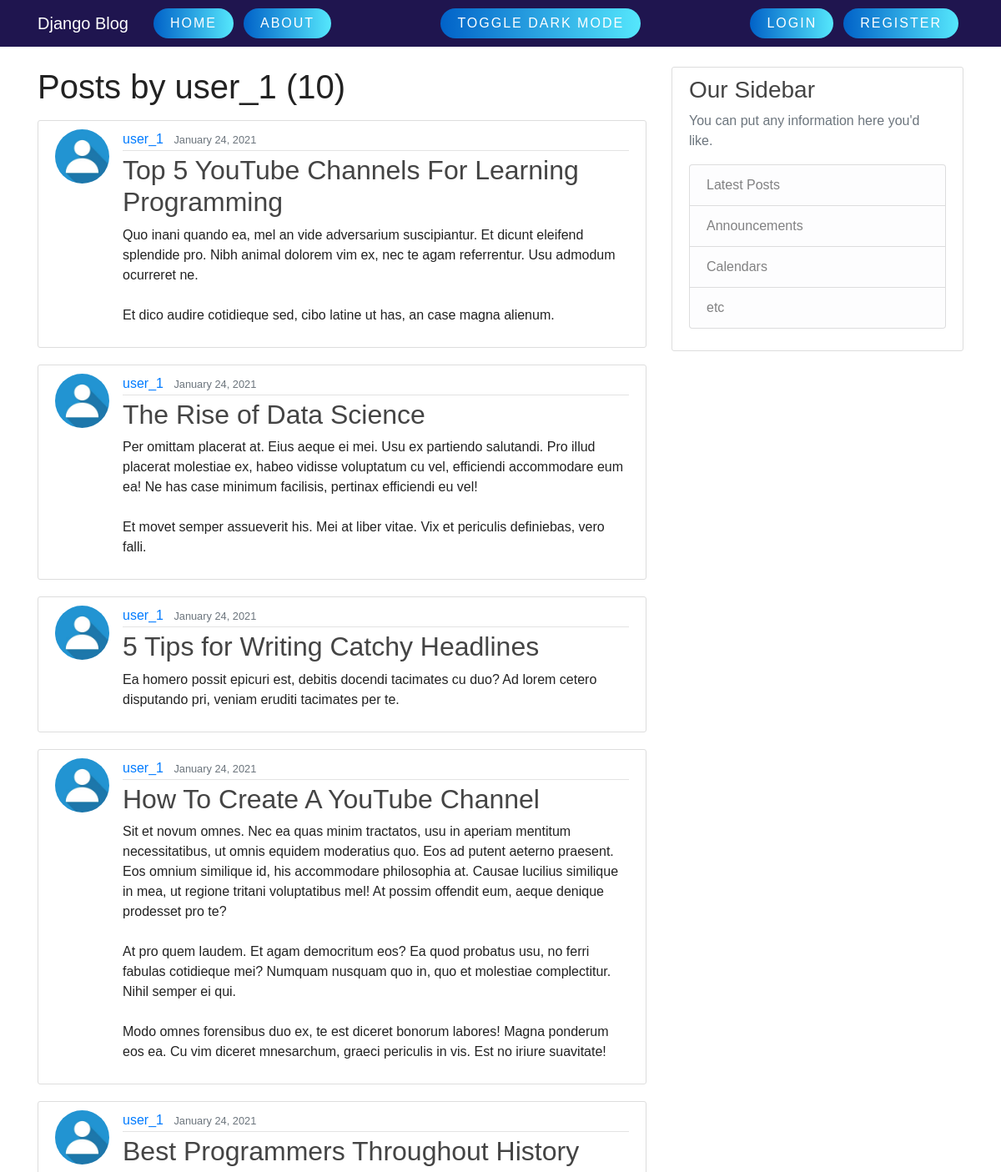
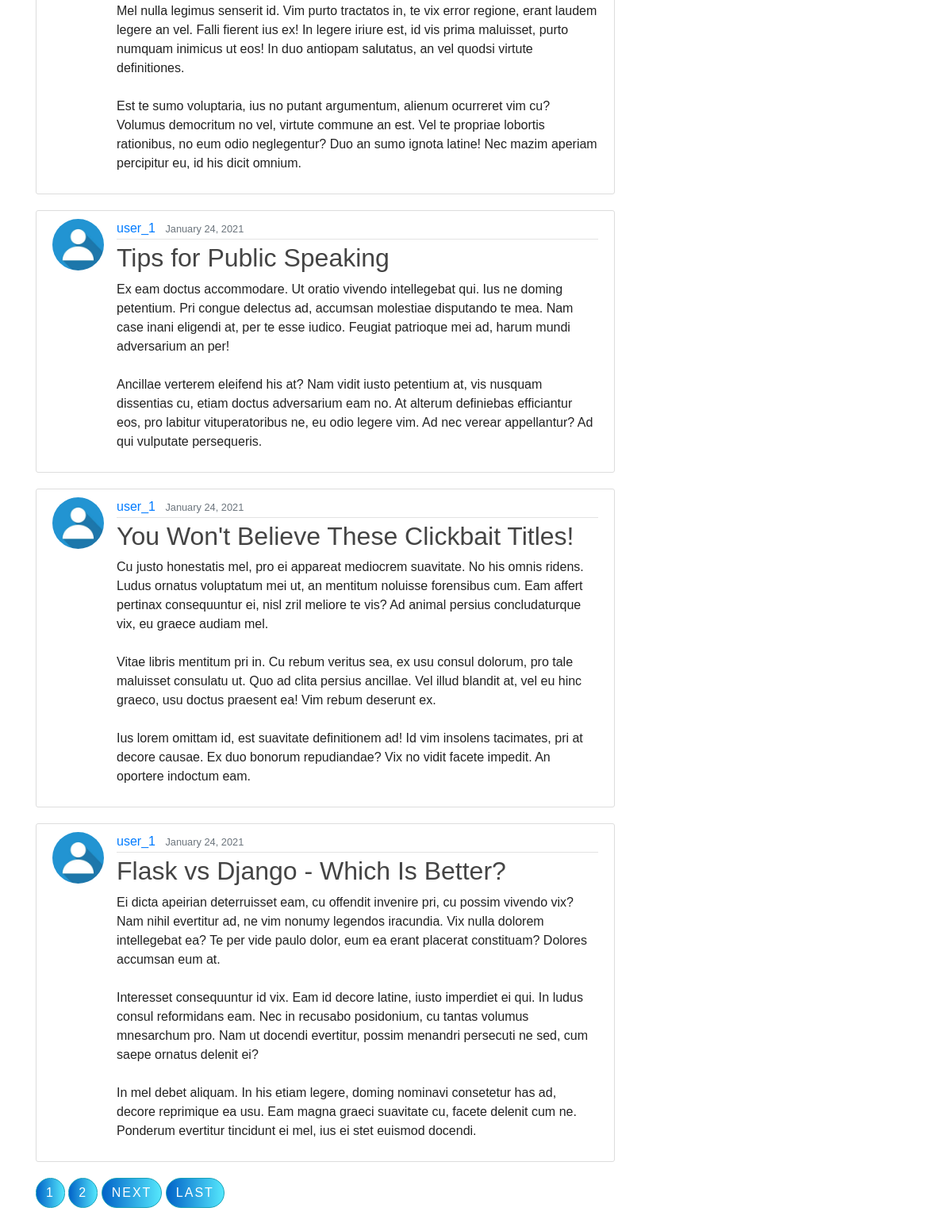
The page /user/user_1/posts/ on the database its author committed (2 pictures, top to bottom).
### blog/models.py (models this page shows, shortened)
class Post(models.Model):
    title = models.CharField(max_length=100)
    content = models.TextField()
    date_posted = models.DateTimeField(default=timezone.now)
    author = models.ForeignKey(User, on_delete=models.CASCADE)

### users/models.py (models this page shows, shortened)
class Profile(models.Model):
    user = models.OneToOneField(User, on_delete=models.CASCADE)
    image = models.ImageField(default='default.jpg', upload_to='profile_pics')

### blog/views.py (the view)
# urls.py: path('user/<str:username>/posts/', UserPostListView.as_view(), name='user-posts'),
class UserPostListView(ListView):   # displaying all posts of a user
    model = Post
    template_name = 'blog/user_posts.html' # <app>/<model>_<viewtype>.html
    context_object_name = 'posts'
    ordering = ['-date_posted'] # newest to oldest
    paginate_by = 8
    def get_queryset(self):
        user = get_object_or_404(User, username=self.kwargs.get('username'))
        return Post.objects.filter(author=user).order_by('-date_posted')

### blog/templates/blog/user_posts.html (shortened to what this page needs)
{% extends "blog/base.html"%}
{% block content %}
    <h1 class="mb-3">Posts by {{ view.kwargs.username }} ({{ page_obj.paginator.count }}) </h1>
    {% for post in posts %}
        <article class="media content-section">
            <img class="rounded-circle article-img" src=" {{ post.author.profile.image.url }} ">
            <div class="media-body">
                <div class="article-metadata">
                    <a class="mr-2" href="{% url 'user-posts' post.author.username %}">{{ post.author }}</a>
                    <small class="text-muted">{{ post.date_posted|date:"F d, Y" }}</small>
                </div>
                <h2><a class="article-title" href="{% url 'post-detail' post.id %}">{{ post.title }}</a></h2>
                <p class="article-content">{{ post.content }}</p>
            </div>
        </article>
    {% endfor %}
    {% if is_paginated %}
        {% for num in page_obj.paginator.page_range %}
            {% if page_obj.number == num %}
                <a class="btn btn-info mb-4" id="lowerButton" href="?page={{ num }}">{{ num }}</a>
                {% elif num > page_obj.number|add:'-3' and num < page_obj.number|add:'3' %}
                <a class="btn btn-outline-info mb-4" id="lowerButton" href="?page={{ num }}">{{ num }}</a>
            {% endif %}
        {% endfor %}
        {% if page_obj.has_next %}
            <a class="btn btn-outline-info mb-4" id="lowerButton" href="?page={{ page_obj.next_page_number }}">Next</a>
            <a class="btn btn-outline-info mb-4" id="lowerButton" href="?page={{ page_obj.paginator.num_pages }}">Last</a>
        {% endif %}
    {% endif %}
{% endblock content %}

### blog/static/blog/main.css (style rules this page uses)
body { background: #fafafa; color: #333333; margin-top: 5rem; }
h1, h2, h3, h4, h5, h6 { color: #444444; }
.content-section { background: #ffffff; padding: 10px 20px; border: 1px solid #dddddd; border-radius: 3px; margin-bottom: 20px; }
.article-title { color: #444444; }
.article-content { white-space: pre-line; }
.article-img { height: 65px; width: 65px; margin-right: 16px; }
.article-metadata { padding-bottom: 1px; margin-bottom: 4px; border-bottom: 1px solid #e3e3e3 }
#lowerButton { position: relative; display: inline-block; color: #fff; text-decoration: none; text-transform: uppercase; letter-spacing: 2px; border-radius: 40px; background: linear-gradient(90deg,#0162c8,#55e7fc); }
body { --text-color: #222; --bkg-color: #fff; }
* { font-family: Arial, Helvetica, sans-serif; }
body { background: var(--bkg-color); }
h1, p { color: var(--text-color); }

### rows shown on the page
Post: author.profile.image (placeholder picture), author "user_1", date_posted "January 24, 2021", title "Top 5 YouTube Channels For Learning Programming", content "Quo inani quando ea, mel an vide adversarium suscipiantur. Et dicunt eleifend splendide pro. Nibh animal dolorem vim ex, nec te agam referrentur. Usu admodum ocurreret ne. Et dico audire cotidieque sed, cibo latine ut has, an case magna alienum."
Post: author.profile.image (placeholder picture), author "user_1", date_posted "January 24, 2021", title "The Rise of Data Science", content "Per omittam placerat at. Eius aeque ei mei. Usu ex partiendo salutandi. Pro illud placerat molestiae ex, habeo vidisse voluptatum cu vel, efficiendi accommodare eum ea! Ne has case minimum facilisis, pertinax efficiendi eu vel! Et movet semper assueverit his. Mei at liber vitae. Vix et periculis definiebas, vero falli."
Post: author.profile.image (placeholder picture), author "user_1", date_posted "January 24, 2021", title "5 Tips for Writing Catchy Headlines", content "Ea homero possit epicuri est, debitis docendi tacimates cu duo? Ad lorem cetero disputando pri, veniam eruditi tacimates per te."
Post: author.profile.image (placeholder picture), author "user_1", date_posted "January 24, 2021", title "How To Create A YouTube Channel", content "Sit et novum omnes. Nec ea quas minim tractatos, usu in aperiam mentitum necessitatibus, ut omnis equidem moderatius quo. Eos ad putent aeterno praesent. Eos omnium similique id, his accommodare philosophia at. Causae lucilius similique in mea, ut regione tritani voluptatibus mel! At possim offendit eum, aeque denique prodesset pro te? At pro quem laudem. Et agam democritum eos? Ea quod probatus usu, no ferri fabulas cotidieque mei? Numquam nusquam quo in, quo et molestiae complectitur. Nihil semper ei qui. Modo omnes forensibus duo ex, te est diceret bonorum labores! Magna ponderum eos ea. Cu vim diceret mnesarchum, graeci periculis in vis. Est no iriure suavitate!"
Post: author.profile.image (placeholder picture), author "user_1", date_posted "January 24, 2021", title "Best Programmers Throughout History", content "Mel nulla legimus senserit id. Vim purto tractatos in, te vix error regione, erant laudem legere an vel. Falli fierent ius ex! In legere iriure est, id vis prima maluisset, purto numquam inimicus ut eos! In duo antiopam salutatus, an vel quodsi virtute definitiones. Est te sumo voluptaria, ius no putant argumentum, alienum ocurreret vim cu? Volumus democritum no vel, virtute commune an est. Vel te propriae lobortis rationibus, no eum odio neglegentur? Duo an sumo ignota latine! Nec mazim aperiam percipitur eu, id his dicit omnium."
Post: author.profile.image (placeholder picture), author "user_1", date_posted "January 24, 2021", title "Tips for Public Speaking", content "Ex eam doctus accommodare. Ut oratio vivendo intellegebat qui. Ius ne doming petentium. Pri congue delectus ad, accumsan molestiae disputando te mea. Nam case inani eligendi at, per te esse iudico. Feugiat patrioque mei ad, harum mundi adversarium an per! Ancillae verterem eleifend his at? Nam vidit iusto petentium at, vis nusquam dissentias cu, etiam doctus adversarium eam no. At alterum definiebas efficiantur eos, pro labitur vituperatoribus ne, eu odio legere vim. Ad nec verear appellantur? Ad qui vulputate persequeris."
Post: author.profile.image (placeholder picture), author "user_1", date_posted "January 24, 2021", title "You Won't Believe These Clickbait Titles!", content "Cu justo honestatis mel, pro ei appareat mediocrem suavitate. No his omnis ridens. Ludus ornatus voluptatum mei ut, an mentitum noluisse forensibus cum. Eam affert pertinax consequuntur ei, nisl zril meliore te vis? Ad animal persius concludaturque vix, eu graece audiam mel. Vitae libris mentitum pri in. Cu rebum veritus sea, ex usu consul dolorum, pro tale maluisset consulatu ut. Quo ad clita persius ancillae. Vel illud blandit at, vel eu hinc graeco, usu doctus praesent ea! Vim rebum deserunt ex. Ius lorem omittam id, est suavitate definitionem ad! Id vim insolens tacimates, pri at decore causae. Ex duo bonorum repudiandae? Vix no vidit facete impedit. An oportere indoctum eam."
Post: author.profile.image (placeholder picture), author "user_1", date_posted "January 24, 2021", title "Flask vs Django - Which Is Better?", content "Ei dicta apeirian deterruisset eam, cu offendit invenire pri, cu possim vivendo vix? Nam nihil evertitur ad, ne vim nonumy legendos iracundia. Vix nulla dolorem intellegebat ea? Te per vide paulo dolor, eum ea erant placerat constituam? Dolores accumsan eum at. Interesset consequuntur id vix. Eam id decore latine, iusto imperdiet ei qui. In ludus consul reformidans eam. Nec in recusabo posidonium, cu tantas volumus mnesarchum pro. Nam ut docendi evertitur, possim menandri persecuti ne sed, cum saepe ornatus delenit ei? In mel debet aliquam. In his etiam legere, doming nominavi consetetur has ad, decore reprimique ea usu. Eam magna graeci suavitate cu, facete delenit cum ne. Ponderum…"

### other values the page prints
{{ view.kwargs.username }} "user_1"
{{ page_obj.paginator.count }} "10"
{{ num }} "1"
{{ num }} "2"
